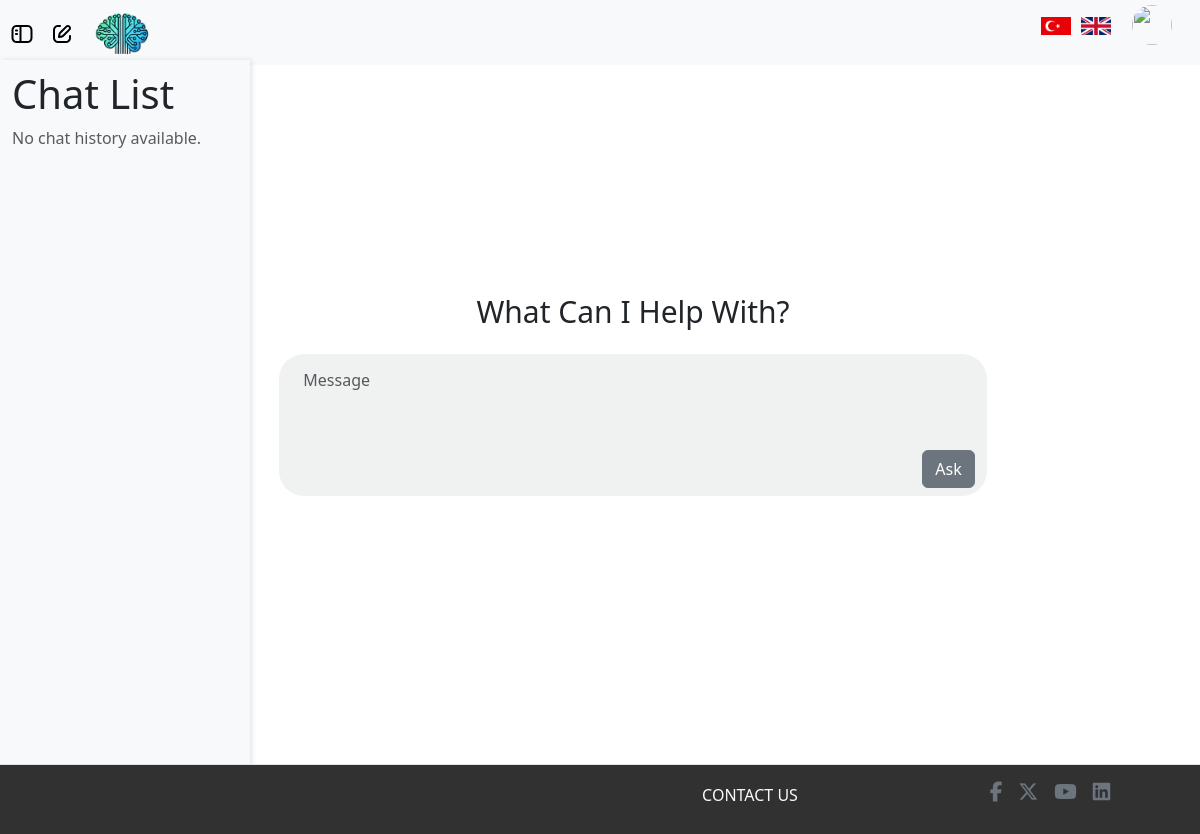
Page / (signed in) on the earlier database version.
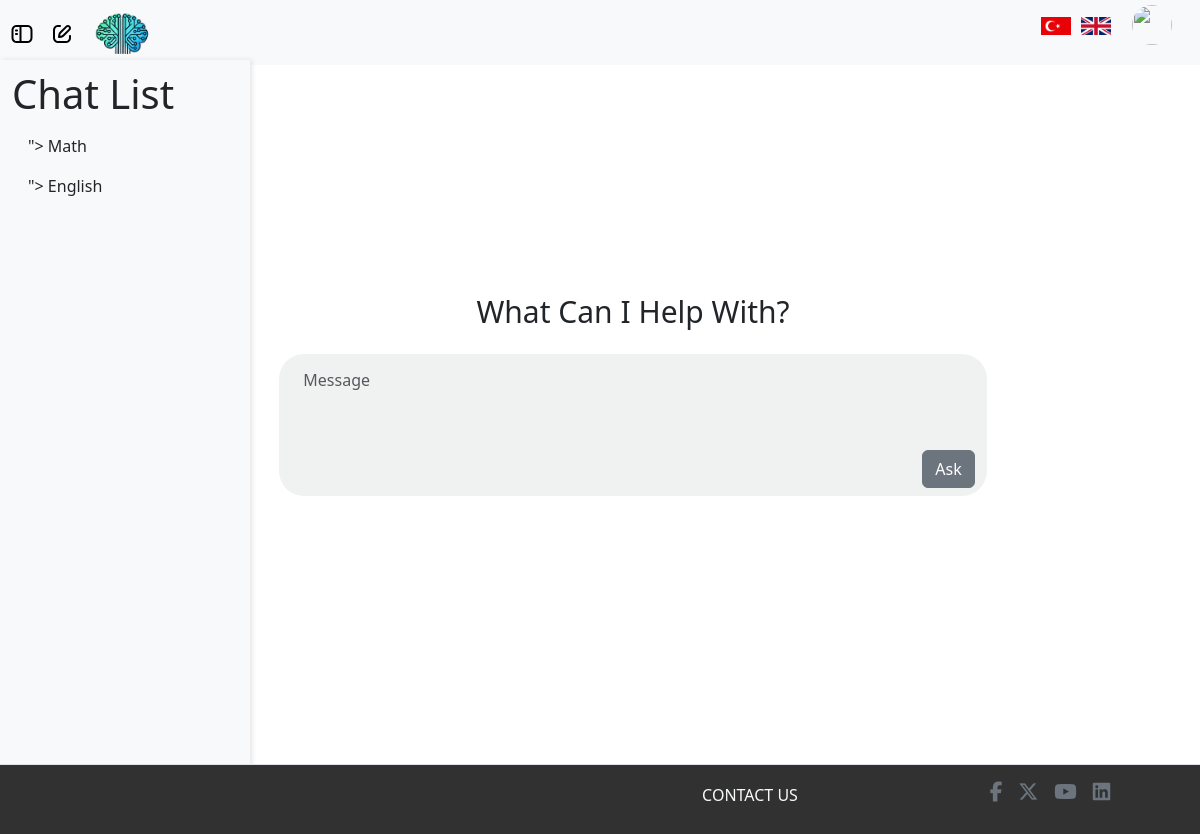
Same page on the later database version.
### models/chat_history.py (models this page shows)
class ChatHistory(db.Model):
    id = db.Column(db.Integer, primary_key=True)
    user_id = db.Column(db.Integer, db.ForeignKey('user.id'), nullable=False)
    topic = db.Column(db.String(100), nullable=False)
    chats = db.Column(MutableList.as_mutable(db.JSON), nullable=True)
    timestamp = db.Column(db.DateTime, nullable=False, default=db.func.current_timestamp())

### routes/home_routes.py (the view)
@home_routes.route("/")
def home_page():
    user_chats = None
    selected_chat = None
    if current_user.is_authenticated:
        user_chats = ChatHistory.query.filter_by(user_id=current_user.id).all()
    chat_id = request.args.get("chat_id", type=int)
    if chat_id:
        selected_chat = ChatHistory.query.filter_by(id=chat_id).first()
        print(selected_chat.id)
        if selected_chat.user_id != current_user.id:
            flash('Unathenticated chat is found, you can not enter !!!', 'error')
            return redirect(url_for('home_routes.home_page'))  # Redirect to the homepage if no chat found
        if selected_chat is None:
            flash('Selected chat not found', 'error')
            return redirect(url_for('home_routes.home_page'))  # Redirect to the homepage if no chat found
        else:
            current_user.currentChatID = chat_id
            db.session.commit()
    else:
        current_user.currentChatID = None
        db.session.commit()
    return render_template(
        "index.html",
        user_chats=user_chats,
        selected_chat=selected_chat
    )

### processors/babel_processor.py (called while the page is built)
def inject_babel():
    return dict(_=gettext)

def inject_locale():
    return {'get_locale': get_locale}

### server.py (called while the page is built)
@app.before_request
def before_request():
    g.locale = get_locale()  # Store locale in the global g object
    g.timezone = get_timezone()  # Store timezone in the global g object

@login_manager.user_loader
def load_user(user_id):
    return User.query.get(int(user_id))

### utils/language_utils.py (called while the page is built)
def get_locale():
    if 'lang' in request.args:
        lang = request.args.get('lang')
        if lang in ['en', 'tr']:
            session['lang'] = lang
            return session['lang']
    elif 'lang' in session:
        return session.get('lang')
    return request.accept_languages.best_match(['en', 'tr'])

def get_timezone():
    user = getattr(g, 'user', None)
    if user is not None:
        return user.timezone

### templates/index.html (shortened to what this page needs)
{% extends "layouts/layout.html" %} {% block title %}Welcome{% endblock title %}
{% block content %}
<div class="flash-container position-absolute top-0 start-50 translate-middle-x p-3">
</div>
<div class="container" id="chat">
    {% if current_user.is_authenticated %}
    <div class="container-fluid" id="progressBarr"></div>
    {% else %}
    <div class="container-fluid" id="hiddenContent"></div>
    {% endif %}
    <div class="container-fluid" id="content">
        <h1 class="display-4 text-center mb-4" id="header">
            {{ _('What Can I Help With?') }}
        </h1>
        <div class="container pt-2 pb-2" id="chatBeginning">
            <form id="messageForm">
                <div class="mb-1">
                    <textarea class="form-control" id="exampleFormControlTextarea1" rows="3"
                        placeholder="{{ _('Message') }}" required></textarea>
                </div>
                <div class="d-flex flex-row-reverse">
                    <button type="submit" class="btn btn-secondary" id="askButton">
                        {{ _('Ask') }}
                    </button>
                </div>
            </form>
        </div>
    </div>
</div>
{% endblock content %}

### templates/layouts/layout.html (shortened to what this page needs)
<!doctype html>
<html lang="en">
<head>
    <link rel="stylesheet" href="https://cdnjs.cloudflare.com/ajax/libs/font-awesome/6.5.1/css/all.min.css">
    <link href="https://cdn.jsdelivr.net/npm/bootstrap@5.3.3/dist/css/bootstrap.min.css" rel="stylesheet" />
    <link href="{{ url_for('static', filename='css/style.css') }}" rel="stylesheet" />
</head>
<body>
    <nav class="navbar navbar-expand-lg navbar-light d-flex bg-light">
        <div class="container-fluid">
            {% if current_user.is_authenticated %}
            <a class="navbar-brand" id="toggle-sidebar"></a>
            <a class="navbar-brand" id="toggle-new-chat" onclick="openTopic(event);"></a>
                <a class="navbar-brand" id="toggle-logo" href="#" onclick="location.reload(); return false;">
                    <img src="{{ url_for('static', filename='images/logo.jpg') }}" class="logo"/>
                </a>
            <div class="navbar-nav ms-auto d-flex align-items-center" id="navbarNav">
                <ul class="navbar-brand d-flex align-items-center">
                    <li class="nav-item d-flex" id="change_language">
                        <a href="{{ url_for('language_routes.change_language', lang_code='tr') }}">
                            <img src="{{ url_for('static', filename='images/Türkçe.jpg') }}" alt="Türkçe" class="language-flag" />
                        </a>
                        <a href="{{ url_for('language_routes.change_language', lang_code='en') }}">
                            <img src="{{ url_for('static', filename='images/English.png') }}" alt="English" class="language-flag" />
                        </a>
                    </li>
                    <li class="nav-item ms-3">
                        <img src="{{ url_for('static', filename='images/user.png') }}" class="rounded-circle" id="userDropdown" role="button" data-bs-toggle="dropdown" aria-expanded="false" />
                    </li>
                </ul>
            </div>
            {% endif %}
        </div>
    </nav>
    <div class= mainpart>
        <div class="row">
            {% if current_user.is_authenticated %}
            <div id="sidebar" class="col-md-3 col-lg-2 d-md-block bg-light sidebar d-flex flex-column pb-5">
                <h1>Chat List</h1>
                <ul class="nav flex-column position-sticky pb-5">
                    {% if user_chats %}
                    {% for chat in user_chats %}
                    <li class="nav-item">
                        <a class="nav-link text-dark" href="{{ url_for('chat_routes.chatl', id=chat.id) }}">">
                            <span>{{ chat.topic }}</span>
                        </a>
                    </li>
                    {% endfor %}
                    {% else %}
                    <li class="nav-item">
                        <span class="text-muted">No chat history available.</span>
                    </li>
                    {% endif %}
                </ul>
            </div>
            {% endif %}
            <main class="col-md-9 ms-sm-auto col-lg-10 px-md-4 d-flex justify-content-center mt-4">
                {% block content %}{% endblock content %}
            </main>
        </div>
        <footer class="d-flex justify-content-center align-items-center border-top w-100 px-0">
            <div class="d-flex flex-row align-items-end justify-content-end w-100">
                <span class="contact-us-text w-25 mb-3 text-center text-light">CONTACT US</span>
                <ul class="d-flex align-items-center justify-content-center w-25 list-unstyled">
                    <li><a href="#" class="mx-2 fs-5 text-secondary"><i class="footer-contact-us-icons fa-brands fa-facebook-f"></i></a></li>
                    <li><a href="#" class="mx-2 fs-5 text-secondary"><i class="footer-contact-us-icons fa-brands fa-x-twitter"></i></a></li>
                    <li><a href="#" class="mx-2 fs-5 text-secondary"><i class="footer-contact-us-icons fab fa-youtube"></i></a></li>
                    <li><a href="#" class="mx-2 fs-5 text-secondary"><i class="footer-contact-us-icons fab fa-linkedin"></i></a></li>
                </ul>
            </div>
        </footer>
    </div>
</body>
</html>

### static/css/style.css (style rules this page uses)
.logo { height: 50px; width: auto; margin-right: 10px; transition: transform 0.3s ease; }
.navbar { height: 65px; width: 100%; position: fixed; top: 0; }
.row { min-height: 700px; margin-bottom: 40px; }
.mainpart { min-height: 800px; }
main { min-height: 700px; margin-top: 200px; }
#userDropdown { width: 40px; height: 40px; cursor: pointer; }
#sidebar { height: 90vh; width: 250px; overflow-y: auto; position: fixed; top: 0; left: -250px; background-color: white; box-shadow: 2px 0 5px rgba(0, 0, 0, 0.1); transition: left 0.3s ease; z-index: 1040; padding-bottom: 50px; margin-top: 60px; padding-top: 10px; margin-bottom: 50px; }
#sidebar.show { left: 0; }
#toggle-sidebar { left: 10px; z-index: 1050; position: absolute; }
#toggle-new-chat { left: 50px; z-index: 1050; position: absolute; }
#toggle-logo { left: 90px; z-index: 1050; position: absolute; }
.contact-us-text { color: #414040; }
.flash-container { z-index: 1050; }
#chat { margin-bottom: 50px; height: 500px; }
#content { margin-top: 170px; padding-right: 150px; }
#header { font-weight: 500; font-size: 30px; }
#chatBeginning { min-height: 110px; width: 90%; border-style: none; border-radius: 25px; background-color: rgb(240, 242, 242); }
#exampleFormControlTextarea1 { background-color: rgb(240, 242, 242); border-style: none; resize: none; }
.nav-item { list-style-type: none; margin: 0; padding: 0; }
.language-flag { width: 30px; height: auto; margin: 0 5px; cursor: pointer; transition: transform 0.3s ease; }
#progressBarr { min-height: 20px; margin-top: 80px; }
footer { position: relative; bottom: 0; left: 0; width: 100%; height: 70px; background-color: rgb(49, 49, 49); z-index: 9999; }

Differences in the rows shown:
added ChatHistory: topic "Math"
added ChatHistory: topic "English"
Other differences:
text no longer shown: "No chat history available."
